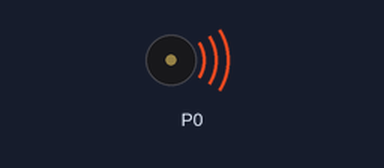
Bench run of a program on a simulated BBC micro:bit (MakeCode). Parts: buzzer (waves = sounding).

Above: at 12.2 s.
At 25.9 s:
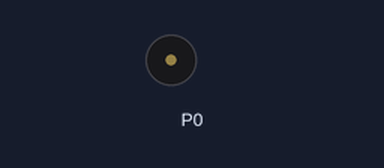
Timing chart, 0 to 27.4 s (numbered marks = the images above):
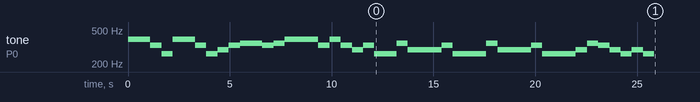

The program:

main.ts
```typescript
music.setTempo(110)
for (let index = 0; index < 2; index++) {
    music.playTone(392, music.beat(BeatFraction.Whole))
    music.playTone(392, music.beat(BeatFraction.Whole))
    music.playTone(330, music.beat(BeatFraction.Whole))
    music.playTone(262, music.beat(BeatFraction.Whole))
}
for (let index = 0; index < 1; index++) {
    music.playTone(294, music.beat(BeatFraction.Whole))
    music.playTone(330, music.beat(BeatFraction.Whole))
    music.playTone(349, music.beat(BeatFraction.Whole))
    music.playTone(349, music.beat(BeatFraction.Whole))
    music.playTone(330, music.beat(BeatFraction.Whole))
    music.playTone(349, music.beat(BeatFraction.Whole))
    music.playTone(392, music.beat(BeatFraction.Whole))
    music.playTone(392, music.beat(BeatFraction.Whole))
    music.playTone(392, music.beat(BeatFraction.Whole))
    music.playTone(330, music.beat(BeatFraction.Whole))
    music.playTone(392, music.beat(BeatFraction.Whole))
    music.playTone(330, music.beat(BeatFraction.Whole))
    music.playTone(294, music.beat(BeatFraction.Whole))
    music.playTone(330, music.beat(BeatFraction.Whole))
    music.playTone(262, music.beat(BeatFraction.Double))
}
for (let index = 0; index < 2; index++) {
    music.playTone(349, music.beat(BeatFraction.Whole))
    music.playTone(294, music.beat(BeatFraction.Whole))
    music.playTone(294, music.beat(BeatFraction.Whole))
    music.playTone(294, music.beat(BeatFraction.Whole))
    music.playTone(330, music.beat(BeatFraction.Whole))
    music.playTone(262, music.beat(BeatFraction.Whole))
    music.playTone(262, music.beat(BeatFraction.Whole))
    music.playTone(262, music.beat(BeatFraction.Whole))
}
for (let index = 0; index < 1; index++) {
    music.playTone(294, music.beat(BeatFraction.Whole))
    music.playTone(349, music.beat(BeatFraction.Whole))
    music.playTone(330, music.beat(BeatFraction.Whole))
    music.playTone(294, music.beat(BeatFraction.Whole))
    music.playTone(262, music.beat(BeatFraction.Whole))
    music.playTone(294, music.beat(BeatFraction.Whole))
    music.playTone(262, music.beat(BeatFraction.Whole))
}
basic.forever(function () {

})
```

test.ts
```typescript
// 在這裡測試；當此封包作為擴充功能時，將不會編譯此內容。
```
